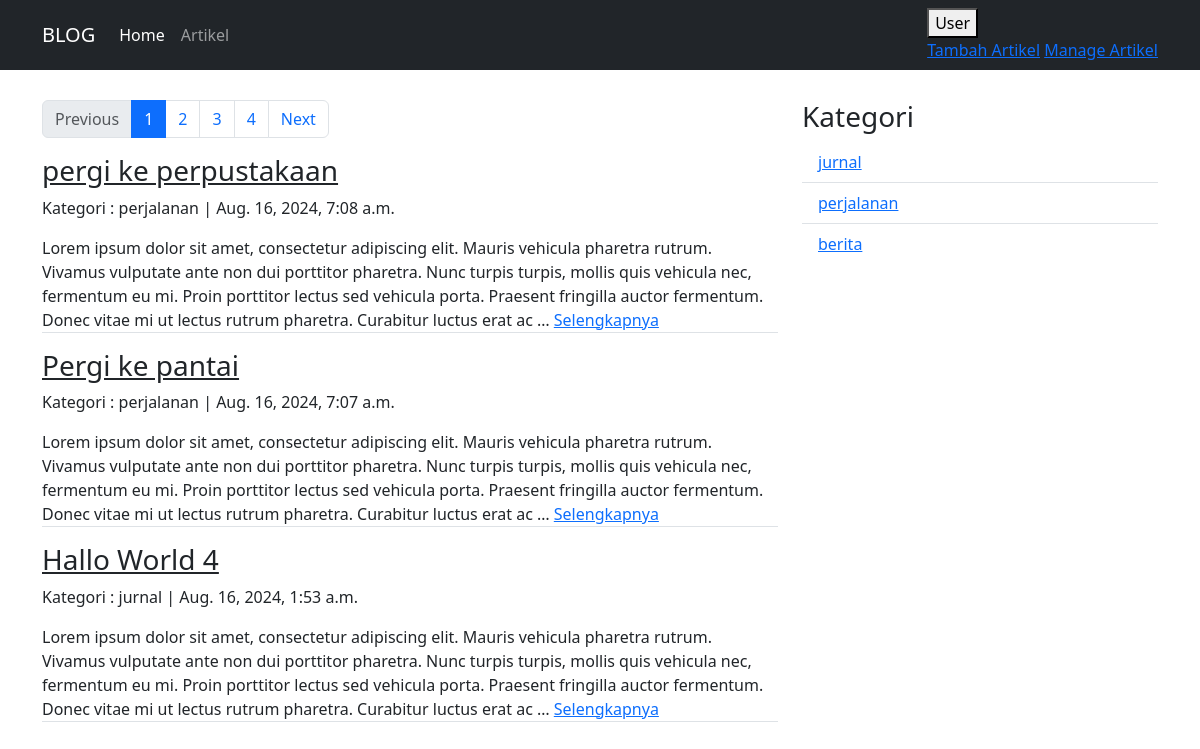
Page /artikel/1 on the committed database.
### artikel/models.py (models this page shows, shortened)
class Artikel(models.Model):
    judul            = models.CharField(max_length=255)
    isi              = models.TextField()
    kategori         = models.CharField(max_length=255)
    published        = models.DateTimeField(auto_now_add=True)
    updated          = models.DateTimeField(auto_now=True)
    slug             = models.SlugField(blank=True, editable=False)

### artikel/views.py (the view)
# urls.py: re_path(r'^(?P<page>\d+)$', ArtikelListView.as_view(), name='list'),
class ArtikelListView(ListView):
    model = Artikel
    template_name = "artikel/artikel_list.html"
    context_object_name = 'artikel_list'
    ordering = ['-published']
    paginate_by = 3
    def get_context_data(self, *args, **kwargs):
        kategori_list = self.model.objects.values_list('kategori', flat=True).distinct
        self.kwargs.update({'kategori_list': kategori_list})
        kwargs = self.kwargs
        return super().get_context_data(*args,**kwargs)

### artikel/templates/artikel/artikel_list.html (shortened to what this page needs)
{% extends "base.html" %}
{% block contents %}
<div class="row">
    <div class="col-md-8">
        {% if is_paginated %}
            <nav aria-label="ArtikelPage">
                <ul class="pagination">
                    {% if page_obj.has_previous %}
                        <li class="page-item">
                            <a class="page-link" href="{% url 'artikel:list' page_obj.previous_page_number %}">Previous</a>
                        </li>
                    {% else %}
                    <li class="page-item disabled">
                        <a class="page-link">Previous</a>
                    </li>
                    {% endif %}
                    {% for page in paginator.page_range %}
                        {% if page is page_obj.number %}
                            <li class="page-item active" aria-current="page">
                                <span class="page-link" href="#">{{page}}</span>
                            </li>
                        {% else %}
                            <li class="page-item">
                                <a class="page-link" href="{% url 'artikel:list' page %}">{{page}}</a>
                            </li>
                        {% endif %}
                    {% endfor %}
                    {% if page_obj.has_next %}
                        <li class="page-item">
                            <a class="page-link" href="{% url 'artikel:list' page_obj.next_page_number %}">Next</a>
                        </li>
                    {% else %}
                    <li class="page-item disabled">
                        <a class="page-link">Next</a>
                    </li>
                    {% endif %}
                </ul>
            </nav>
        {% endif %}
    {% for artikel in artikel_list %}
        <h3><a class="text-dark" href="{% url 'artikel:detail' artikel.slug %}">
                {{artikel.judul}}</a>
        </h3>
        <p>Kategori : {{artikel.kategori}} | {{artikel.published}}</p>
        <p class="border-bottom" >{{artikel.isi|truncatewords:50}}
            <a href="{% url 'artikel:detail' artikel.slug %}" >Selengkapnya</a>
        </p>
    {% endfor %}
    </div>
    <div class="col-sm">
        <h3>Kategori</h3>
        <ul class="list-group list-group-flush">
            {% for kategori in kategori_list %}
                <li class="list-group-item">
                    <a href="{% url 'artikel:category' kategori 1 %}" >{{kategori}}</a>
                </li>
            {% endfor %}
          </ul>
    </div>
</div>
{% endblock contents %}

### rows in the picture
Artikel: judul "pergi ke perpustakaan", kategori "perjalanan", published "Aug. 16, 2024, 7:08 a.m.", isi "Lorem ipsum dolor sit amet, consectetur adipiscing elit. Mauris vehicula pharetra rutrum. Vivamus vulputate ante non dui porttitor pharetra. Nunc turpis turpis, mollis quis vehicula nec, fermentum eu mi. Proin porttitor lectus sed vehicula porta. Praesent fringilla auctor fermentum. Donec vitae mi ut lectus rutrum pharetra. Curabitur luctus erat ac …"
Artikel: judul "Pergi ke pantai", kategori "perjalanan", published "Aug. 16, 2024, 7:07 a.m.", isi "Lorem ipsum dolor sit amet, consectetur adipiscing elit. Mauris vehicula pharetra rutrum. Vivamus vulputate ante non dui porttitor pharetra. Nunc turpis turpis, mollis quis vehicula nec, fermentum eu mi. Proin porttitor lectus sed vehicula porta. Praesent fringilla auctor fermentum. Donec vitae mi ut lectus rutrum pharetra. Curabitur luctus erat ac …"
Artikel: judul "Hallo World 4", kategori "jurnal", published "Aug. 16, 2024, 1:53 a.m.", isi "Lorem ipsum dolor sit amet, consectetur adipiscing elit. Mauris vehicula pharetra rutrum. Vivamus vulputate ante non dui porttitor pharetra. Nunc turpis turpis, mollis quis vehicula nec, fermentum eu mi. Proin porttitor lectus sed vehicula porta. Praesent fringilla auctor fermentum. Donec vitae mi ut lectus rutrum pharetra. Curabitur luctus erat ac …"

### other values in the picture
{{ page }} "1"
{{ page }} "2" "3" "4"
{{ kategori }} "jurnal" "perjalanan" "berita"
